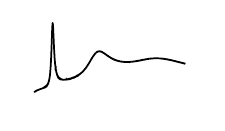

Generate this figure with gnuplot:
set t epslatex 9 standalone color size 5.7cm, 3.33cm header '\usepackage{amsmath}' font "Helvetica,10"
set output "titlegraphic.tex"
#set output "cross_sec_book_recreated.pdf"

#set xlabel "Energy / meV"
#set ylabel 'Cross-Sec/ $\rho ^2$'
set xtics format " "
set tics nomirror
set ytics format " "
set border lc "white"
p "cross_sec_Emin0.100Emax0.300N000048.dat" u 1:($2*3.57*3.57) w l lw 5 lc rgb "black" t "" , "cross_sec_Emin0.300Emax1.000N000996.dat" u 1:($2*3.57*3.57)w l lw 5 lc "black" t  "","cross_sec_Emin1.000Emax3.200N001500.dat" u 1:($2*3.57*3.57)w l lc "black" lw 5 t ""

set output
system("latexmk -pdf titlegraphic.tex")
